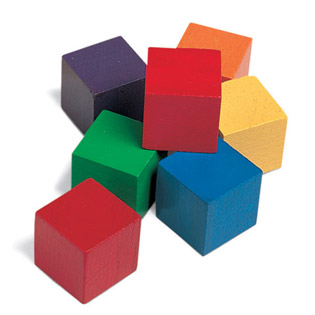
#> input picture cubes.jpg, 315 x 315 px
$ python stcorners.py   (older library calls are emulated)
#> lines starting #> are read from the running program, lines starting #| are printed output that depends on the picture; after the words box and inside, x2 and y2 are one past the last pixel; in counts of white or black regions, pixels touching at a corner belong together
import cv2
import numpy as np
from matplotlib import pyplot as plt

def subimg(x,y,img):
	a = x-8
	b = y-8
	c = 0
	d = 0
	if a<0:
		c = -a
		a = 0
	if b<0:
		d = -b
		b = 0
	c = x+7+c
	d = y+7+d
	return img[a:c,b:d]

#def findCorners (mag,angle,thresh):


img = cv2.imread('cubes.jpg')
#> img is the input picture: shape (315, 315, 3); mean B, G, R 176.7, 178.3, 194.3
gray = cv2.cvtColor(img,cv2.COLOR_BGR2GRAY)
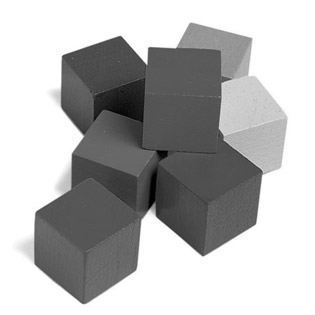
#> gray: shape (315, 315); min 0, max 255, mean 182.9

corners = cv2.goodFeaturesToTrack(gray,50,0.01,10)
#> corners = 50 rows, first 8: [146, 63], [149, 48], [62, 56], [83, 136], [222, 83], [202, 255], [263, 173], [154, 204]
corners = np.int0(corners)

for i in corners:
	x,y = i.ravel()
	roi = subimg(x,y,gray)
	sx = cv2.Sobel(roi,cv2.CV_64F,1,0,ksize=5)
	sy = cv2.Sobel(roi,cv2.CV_64F,0,1,ksize=5)
	mag,angle = cv2.cartToPolar(sx,sy,angleInDegrees=True)
	#matches = findCorners(mag,angle,roi)
	cv2.circle(img,(x,y),3,255,-1)
#> this loop made 50 passes
#> (x, y, c in subimg, d in subimg) on passes 1 to 12: (146, 63, 153, 70), (149, 48, 156, 55), (62, 56, 69, 63), (83, 136, 90, 143), (222, 83, 229, 90), (202, 255, 209, 262), (263, 173, 270, 180), (154, 204, 161, 211), (120, 36, 127, 43), (175, 47, 182, 54), (251, 38, 258, 45), (157, 151, 164, 158)
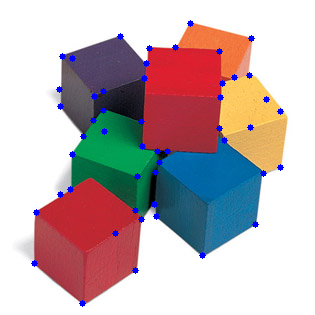
#> img: shape (315, 315, 3); 1.46% of pixels changed, all inside (x1, y1, x2, y2) = (31, 20, 284, 307)

plt.imshow(img),plt.show()

$ run again, with IMG_0695.JPG copied over cubes.jpg
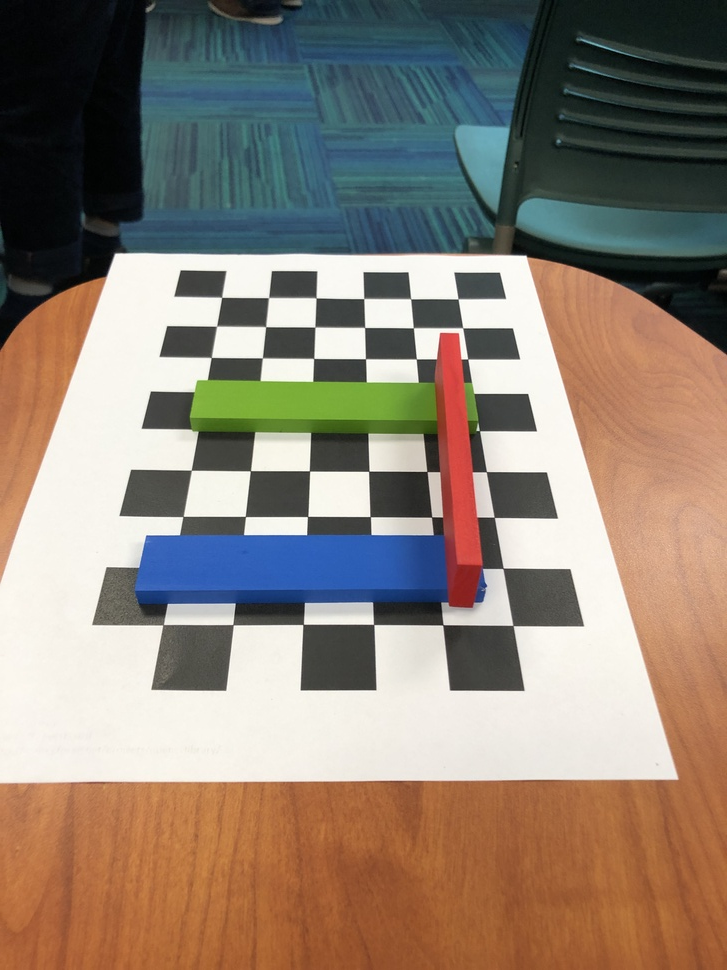
#> input picture IMG_0695.JPG, 727 x 970 px, shrunk from 3024 x 4032 before the run
#> img is the input picture: shape (970, 727, 3); mean B, G, R 116.1, 128.4, 141.3
#> `gray = cv2.cvtColor(img,cv2.COLOR_BGR2GRAY)`:
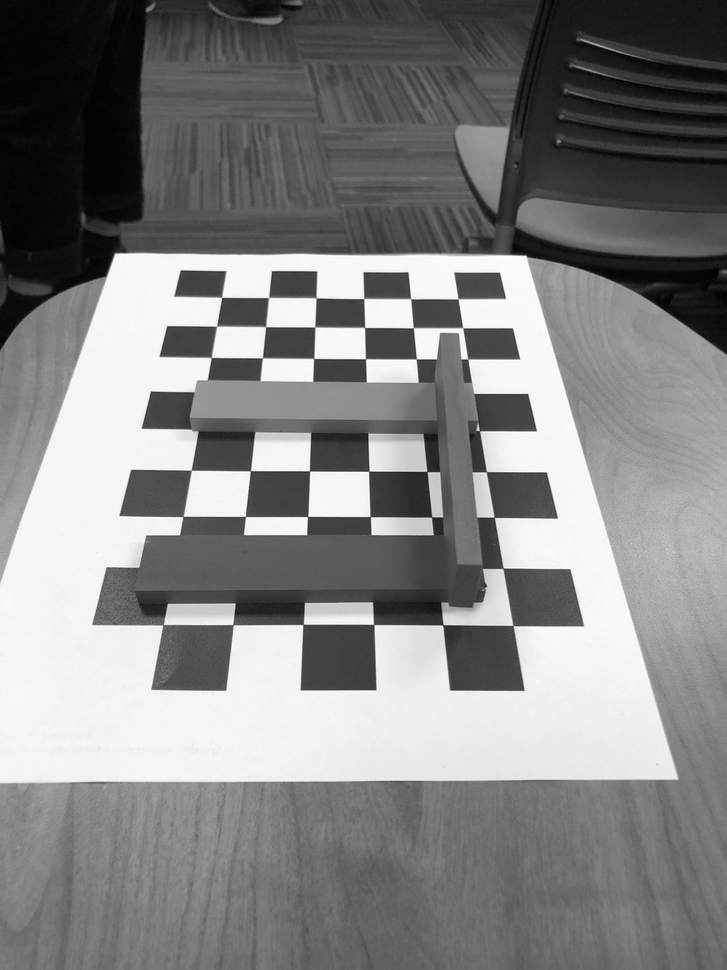
#> gray: shape (970, 727); min 0, max 255, mean 130.9
#> corners = 50 rows, first 8: [464, 329], [412, 300], [467, 358], [455, 273], [317, 299], [309, 515], [493, 516], [370, 470]
#> the loop `for i in corners:` made 50 passes
#> (x, y, c in subimg, d in subimg) on passes 1 to 8: (464, 329, 471, 336), (412, 300, 419, 307), (467, 358, 474, 365), (455, 273, 462, 280), (317, 299, 324, 306), (309, 515, 316, 522), (493, 516, 500, 523), (370, 470, 377, 477)
#> after the loop `for i in corners:`:
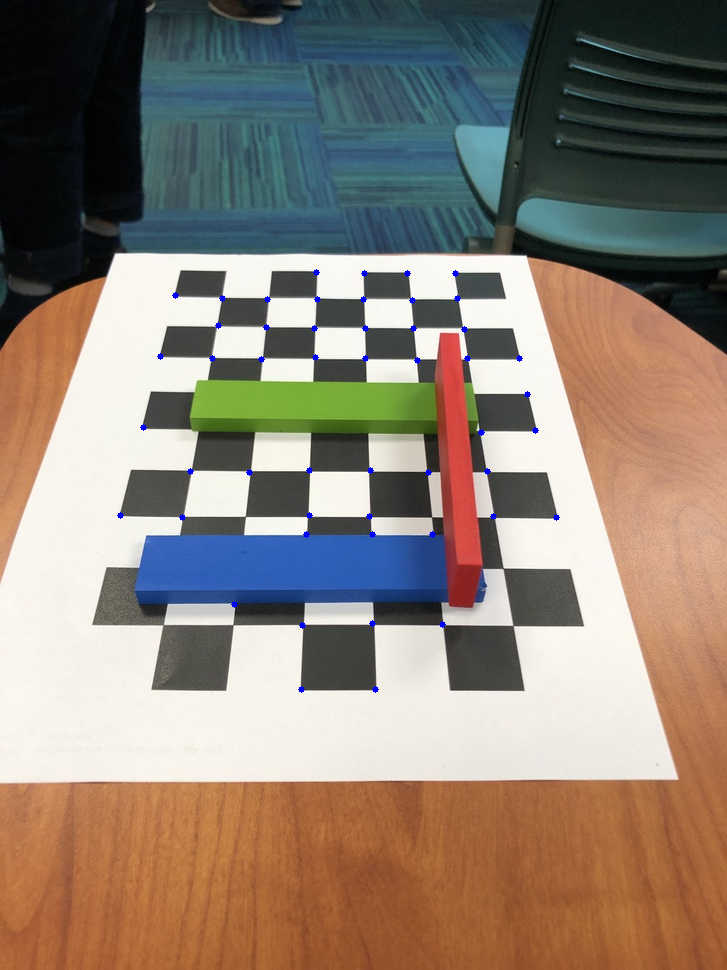
#> img: shape (970, 727, 3); 0.21% of pixels changed, all inside (x1, y1, x2, y2) = (117, 269, 560, 693)
